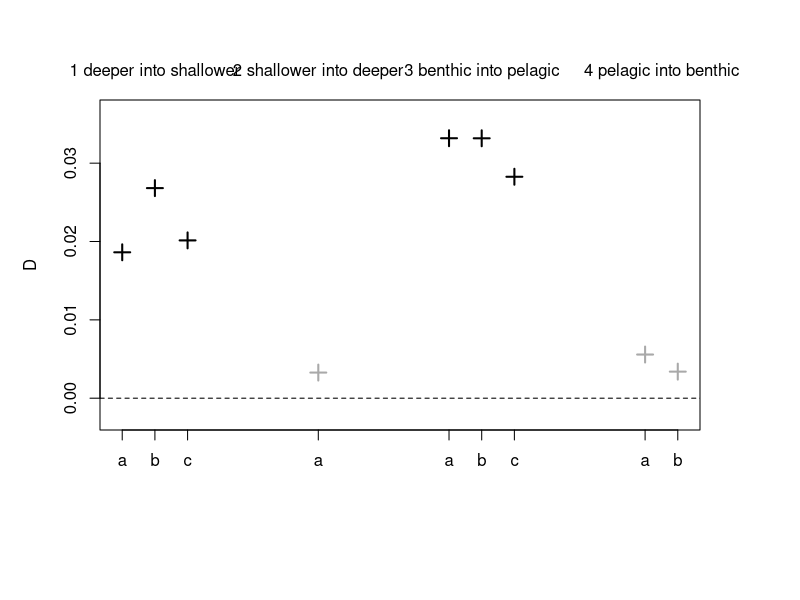

Write the R code that produced this figure.
pdf("./d_stat.pdf",height=5,width=12)
par(mar=c(8.5,5,5,5))
number<-c(1:3,7,11:13,17:18)
#gutturosus into macropthalmus, gutturosus into arenicolus, macrophthalmus into arenicolus
#=deep into shallow
d_t_s <- c(0.018622,0.026814,0.020142)
#arenicolus into macrophthalmus
#=shallow into deep
s_t_d <- c(0.00327)
#gutturosus into wartmanni, macrophtalmus into wartmanni, areniclus into wartmanni
#= bentic into pelagic
b_t_p <- c(0.033183,0.033174,0.028265)
#wartmanni into macrophthalmus, wartmanni into arenicolus
#=pelagic into benthic
p_t_b <- c(0.005573,0.003391)
#make one vectore out of data to plot
data<-c(d_t_s,s_t_d,b_t_p,p_t_b)
#create an empty plot
plot(xlab="",ylab="D",cex=1.5,ylim=c(-0.0025,1.1*max(data)),number,data,col=NA,pch=1,axes=F)
#make axes
axis(side=1,at=number,labels=c("a","b","c","a","a","b","c","a","b"))
axis(side=2)
#abline at 0
abline(h=0,lty=2)
#define colors
col=c("black","black","black","darkgrey","black","black","black","darkgrey","darkgrey")
#draw squares
points(y=data,x=number,col=col,pch=3,lwd=2,cex=1.5)
#text above different categories
mtext(side=3,line=1,text="1 deeper into shallower",at=2)
mtext(side=3,line=1,text="2 shallower into deeper",at=7)
mtext(side=3,line=1,text="3 benthic into pelagic",at=12)
mtext(side=3,line=1,text="4 pelagic into benthic",at=17.5)
box()

dev.off()

